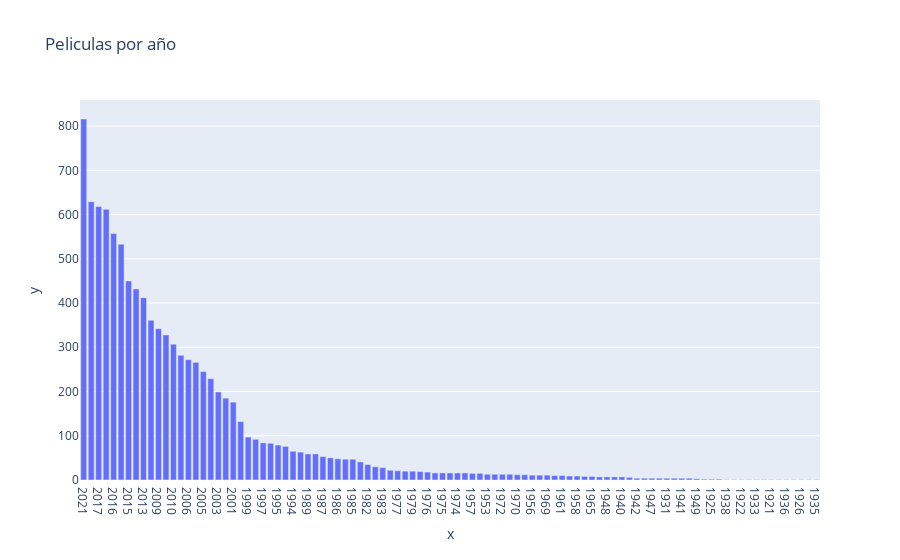

Write notebook code for a chart like this one.
### Markdown cell above
## e) ¿Cuántas películas se hicieron en cada año? ¿En qué año se hicieron más películas? Haga un gráfico de barras

### Code cell
movies_year =  {"date" : pd.to_datetime(movies_data["releaseDate"])}
movies_year['Year'] = movies_year['date'].dt.strftime('%Y')

year_count = movies_year['Year'].value_counts().sort_values(ascending=False)    
year_count_df = movies_year['Year'].value_counts().reset_index()
year_count_df.columns = ['Year', 'Count']
fig = px.bar(year_count_df, x='Year', y='Count', title= "Peliculas por año")
fig.show()

### Figure 1 — Plotly figure (JSON) as saved in the notebook; plotly's stock layout.template omitted (floating-point values rounded to 4 significant figures)
{"data": [{"alignmentgroup": "True", "hovertemplate": "x=%{x}<br>y=%{y}<extra></extra>", "legendgroup": "", "marker": {"color": "#636efa", "pattern": {"shape": ""}}, "name": "", "offsetgroup": "", "orientation": "v", "showlegend": false, "textposition": "auto", "type": "bar", "x": ["2021", "2018", "2017", "2019", "2016", "2020", "2015", "2014", "2013", "2011", "2009", "2012", "2010", "2008", "2006", "2007", "2005", "2004", "2003", "2002", "2001", "2000", "1999", "1998", "1997", "1993", "1995", "1996", "1994", "1992", "1989", "1988", "1987", "1991", "1986", "1990", "1985", "1984", "1982", "1981", "1983", "1978", "1977", "1980", "1979", "1973", "1976", "1963", "1975", "1967", "1974", "1971", "1957", "1968", "1953", "1962", "1972", "1966", "1970", "1959", "1956", "1954", "1969", "1964", "1961", "1960", "1958", "1952", "1965", "1955", "1948", "2022", "1940", "1951", "1942", "1950", "1947", "1946", "1931", "1944", "1941", "1939", "1949", "1927", "1925", "1943", "1938", "1932", "1922", "1920", "1933", "1930", "1921", "1937", "1936", "1929", "1926", "1902", "1935"], "xaxis": "x", "y": [816, 629, 618, 612, 557, 533, 450, 432, 412, 361, 342, 328, 307, 282, 272, 266, 245, 229, 199, 185, 176, 132, 97, 92, 84, 83, 79, 76, 65, 63, 59, 59, 53, 50, 48, 47, 47, 41, 35, 30, 28, 22, 21, 20, 20, 19, 18, 16, 16, 16, 16, 16, 15, 15, 13, 13, 13, 13, 12, 12, 11, 11, 11, 10, 10, 9, 9, 8, 8, 7, 7, 7, 7, 6, 4, 4, 4, 4, 4, 4, 4, 4, 3, 2, 2, 2, 1, 1, 1, 1, 1, 1, 1, 1, 1, 1, 1, 1, 1], "yaxis": "y"}], "layout": {"barmode": "relative", "legend": {"tracegroupgap": 0}, "title": {"text": "Peliculas por año"}, "xaxis": {"anchor": "y", "domain": [0, 1], "title": {"text": "x"}}, "yaxis": {"anchor": "x", "domain": [0, 1], "title": {"text": "y"}}}}
